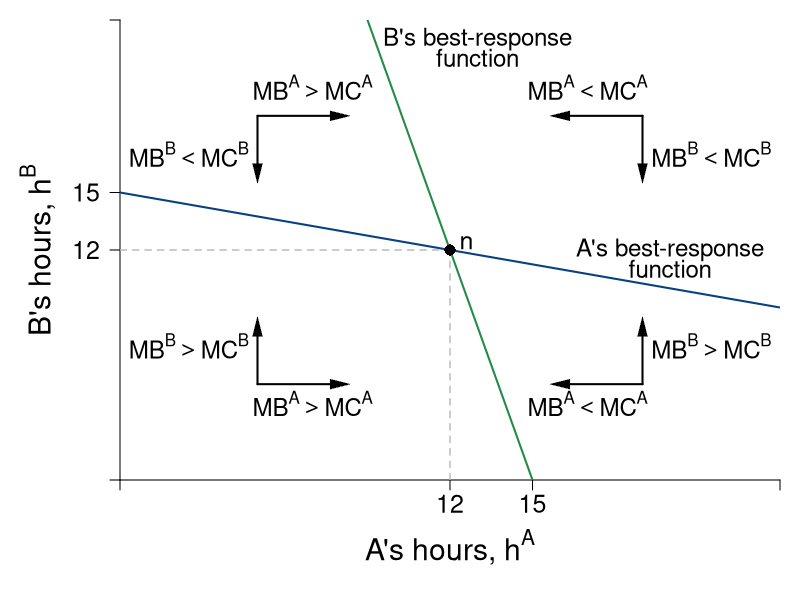

This figure's R source:
require(shape)
pdf(file = "coordination_failures/coord_brfs_dynamics.pdf", width = 9, height = 7)

#Set parameters for graphics
pointsize <- 1.8
axislabelsize <- 1.8
labelsize <- 1.5
namesize <- 1.8
annotatesize <- 1.5
graphlinewidth <- 2
segmentlinewidth <- 1.5

COL <- c("#7fc97f", "#beaed4", "#fdc086", "#ffff99", "#386cb0", "#f0027f", "#bf5b17", "#666666")
COLA <- c("#99d8c9","#66c2a4","#41ae76", "#238b45", "#005824")
COLB <- c("#4eb3d3", "#2b8cbe", "#0868ac","#084081")

par(mar =  c(6, 6, 1, 1))

uA <- function(ea, eb, alpha = 30, beta = 1/2) {
  (alpha - beta*(ea+eb))*ea - 0.5*(ea)^2
}

uB <- function(ea, eb, alpha = 30, beta = 1/2) {
  (alpha - beta*(ea+eb))*eb - 0.5*(eb)^2
}

brfB <- function(ea, alpha = 30, beta = 1/2) {
  (alpha - beta*ea)/(1 + 2*beta)
}

brfA <- function(ea, alpha = 30, beta = 1/2) {
  (alpha - ea*(1 + 2*beta))/(beta)
}

brfPE <- function(ea, alpha = 30, beta = 1/8) {
  alpha*(1 - beta*ea)
}

hANE <- function(alpha, beta = 1/2){
  alpha/(1 + 3*beta)
}

intercept1 <- function(alpha, beta = 1/2){
  alpha/(1 + 2*beta)
}

xlims <- c(0, 24)
ylims <- c(0, 24)

npts <- 501 

plot(0, 0, xlim = xlims, ylim = ylims, type = "n",
     xlab = expression(paste("")),
     ylab = expression(paste("")), 
     xaxt = "n", 
     yaxt = "n", 
     cex.lab = axislabelsize, 
     bty = "n",
     xaxs="i", 
     yaxs="i")

ticksy <- c(0, hANE(alpha = 30), intercept1(alpha = 30), ylims[2])
ylabels <- c(NA, 12, 15, NA)
ticksx <- c(0, hANE(alpha = 30), intercept1(alpha = 30), xlims[2])
xlabels <- c(NA, 12, 15, NA)

axis(1, at = ticksx,  pos = 0, labels = FALSE)
text(x = c(0, hANE(alpha = 30), intercept1(alpha = 30), xlims[2]), par("usr")[3] - 0.4, labels = xlabels, srt = 0, pos = 1, xpd = TRUE, cex = labelsize)

axis(2, at = ticksy, pos = 0, labels = ylabels, las = 1, cex.axis = labelsize)

npts <- 500 
xx1 <- seq(xlims[1], xlims[2], length.out = npts)
xx2 <- seq(9.4, 10.55, length.out = npts)


lines(xx1, brfA(xx1, alpha = 30, beta = 1/2), col = COLA[4], lwd = graphlinewidth)
lines(xx1, brfB(xx1, alpha = 30, beta = 1/2), col = COLB[4], lwd = graphlinewidth)

text(0.5*xlims[2], -3.5, expression(paste("A's hours, ", h^A)), xpd = TRUE, cex = axislabelsize)
text(-3, 12, expression(paste("B's hours, ", h^B)), xpd = TRUE, cex = axislabelsize, srt = 90) 


segments(0, 12, 12, 12, lty = 2, col = "gray" , lwd = segmentlinewidth)
segments(12, 0, 12, 12, lty = 2, col = "gray" , lwd = segmentlinewidth)


# Label Nash Eq. ----------------------------------------------------------

points(hANE(alpha = 30), hANE(alpha = 30), pch = 16, col = "black", cex = 1.5)
text(hANE(alpha = 31.5), hANE(alpha = 30) + 0.4, expression(paste(n)), cex = labelsize)

# B's BRF -----------------------------------------------------------------

text(13, 23, expression(paste("B's best-response")), cex = labelsize - 0.05)
text(13, 22, expression(paste("function")), cex = labelsize  - 0.05)
#text(5, 15.2, expression(paste(h^B*(h^A) == frac(alpha - beta*h^A, 1 + 2*beta) )), cex = labelsize)

# A' BRF ----------------------------------------------------- -------------

text(20, 12, expression(paste("A's best-response")), cex = labelsize - 0.05)
text(20, 11, expression(paste("function")), cex = labelsize - 0.05)
#text(17, 3.2, expression(paste(h^A*(h^B) == frac(alpha - beta*h^B, 1 + 2*beta) )), cex = labelsize)

# Dynamic Arrows ----------------------------------------------------------

# Q1 
Arrows(19, 19, 19, 16, col = "black", lty = 1, lwd = 2, arr.type = "triangle", arr.lwd = 0.5)
Arrows(19, 19, 16, 19, col = "black", lty = 1, lwd = 2, arr.type = "triangle", arr.lwd = 0.5)

# Q2
Arrows(5, 19, 5, 16, col = "black", lty = 1, lwd = 2, arr.type = "triangle", arr.lwd = 0.5)
Arrows(5, 19, 8, 19, col = "black", lty = 1, lwd = 2, arr.type = "triangle", arr.lwd = 0.5)

# Q3
Arrows(5, 5, 5, 8, col = "black", lty = 1, lwd = 2, arr.type = "triangle", arr.lwd = 0.5)
Arrows(5, 5, 8, 5, col = "black", lty = 1, lwd = 2, arr.type = "triangle", arr.lwd = 0.5)

# Q4
Arrows(19, 5, 16, 5, col = "black", lty = 1, lwd = 2, arr.type = "triangle", arr.lwd = 0.5)
Arrows(19, 5, 19, 8, col = "black", lty = 1, lwd = 2, arr.type = "triangle", arr.lwd = 0.5)


# Dynamics Labels ---------------------------------------------------------



# Q1
text(21.5, 17, expression(MB^B < MC^B), cex = labelsize - 0.05)
text(17, 20.5, expression(MB^A < MC^A), cex = labelsize - 0.05)

# Q2
text(7, 20.5, expression(MB^A > MC^A), cex = labelsize - 0.05)
text(2.5, 17, expression(MB^B < MC^B), cex = labelsize - 0.05)

# Q3
text(2.5, 7, expression(MB^B > MC^B), cex = labelsize - 0.05)
text(7, 4, expression(MB^A > MC^A), cex = labelsize - 0.05)

# Q4
text(21.5, 7, expression(MB^B > MC^B), cex = labelsize - 0.05)
text(17, 4, expression(MB^A < MC^A), cex = labelsize - 0.05)




dev.off()
